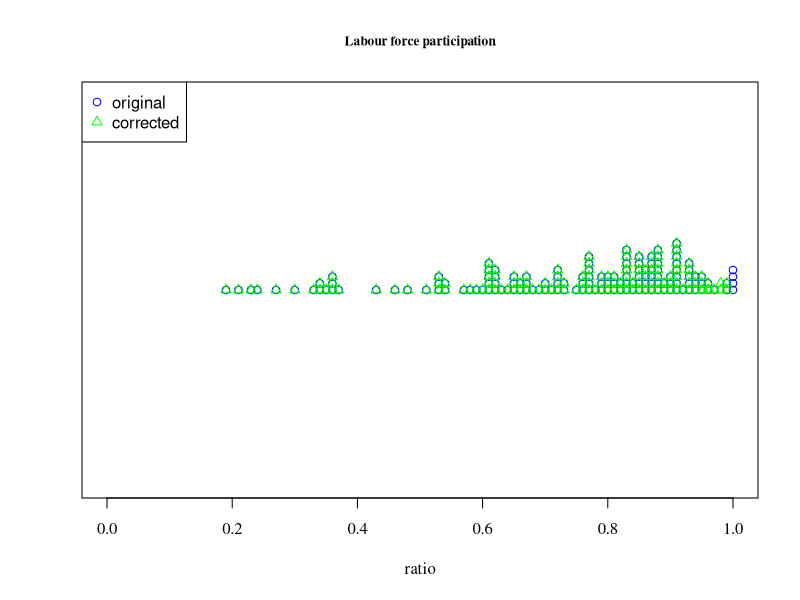
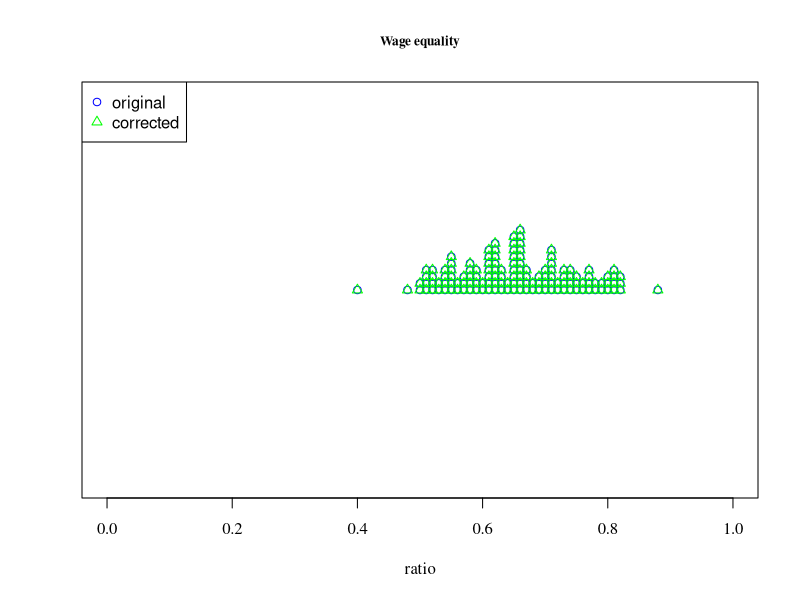
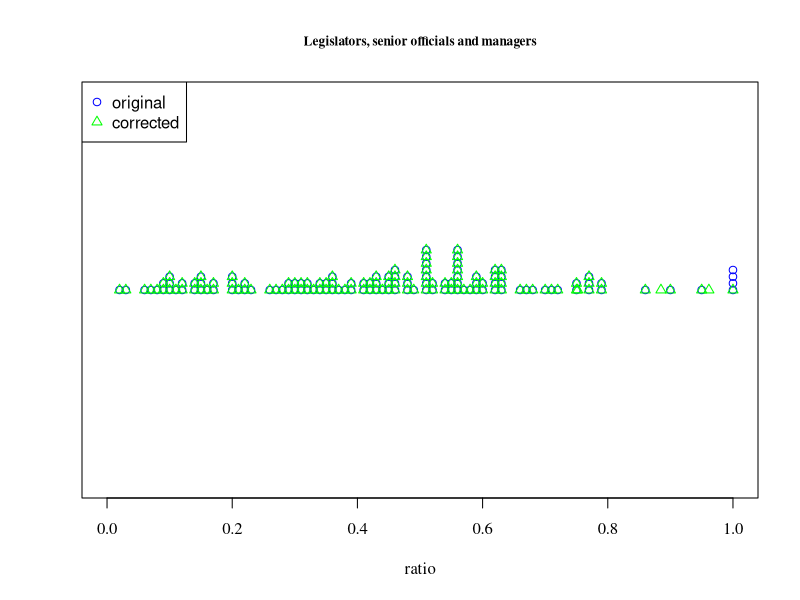
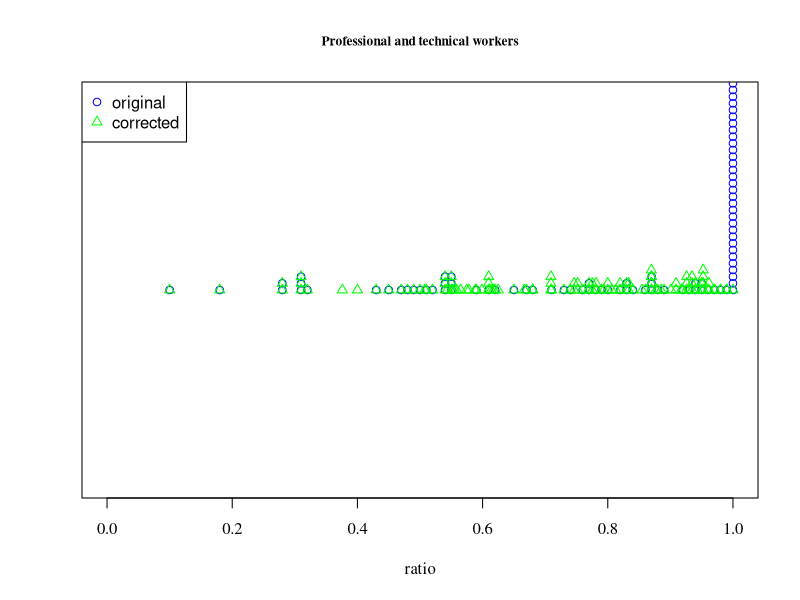
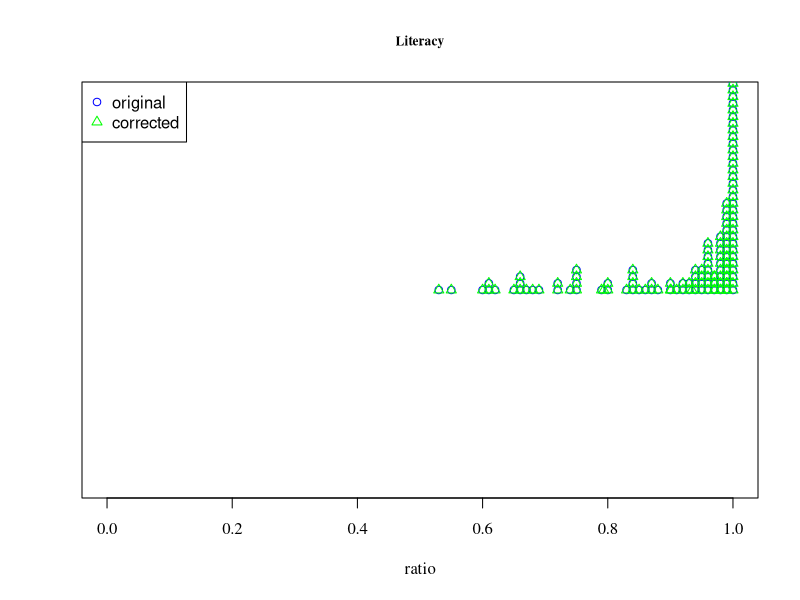
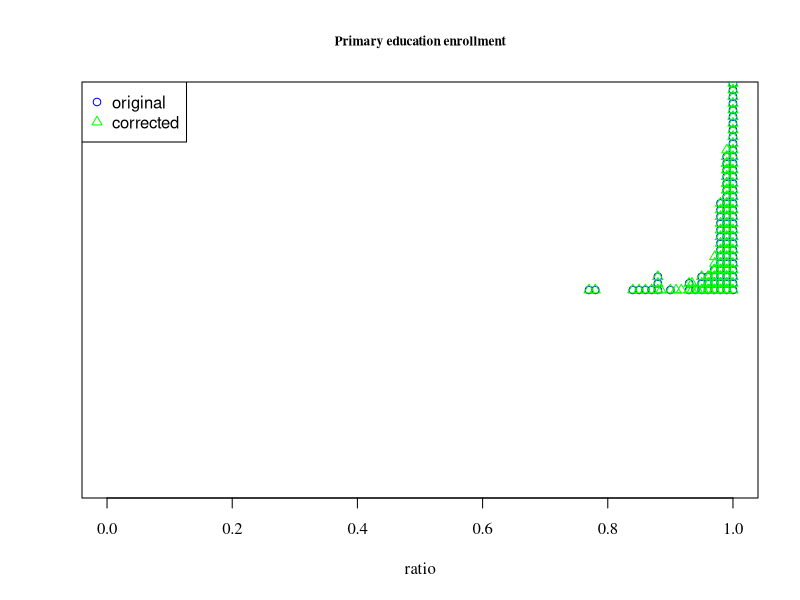
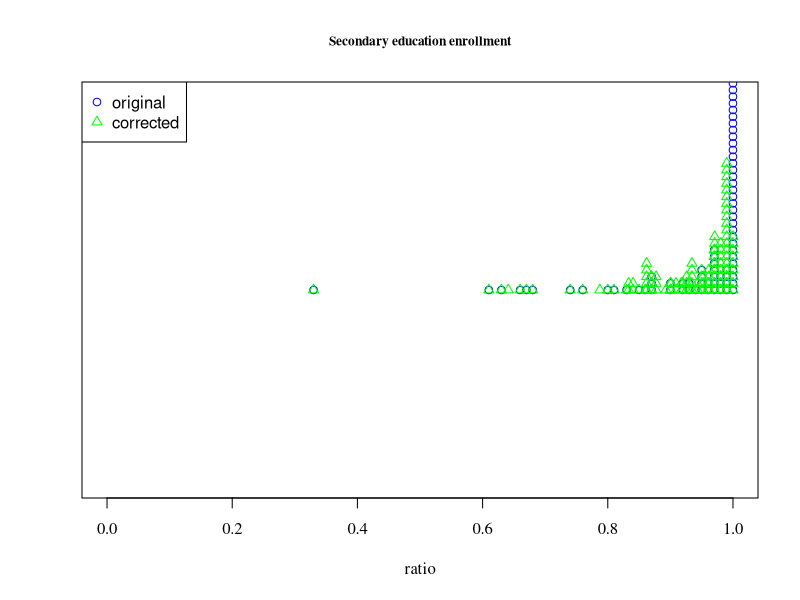
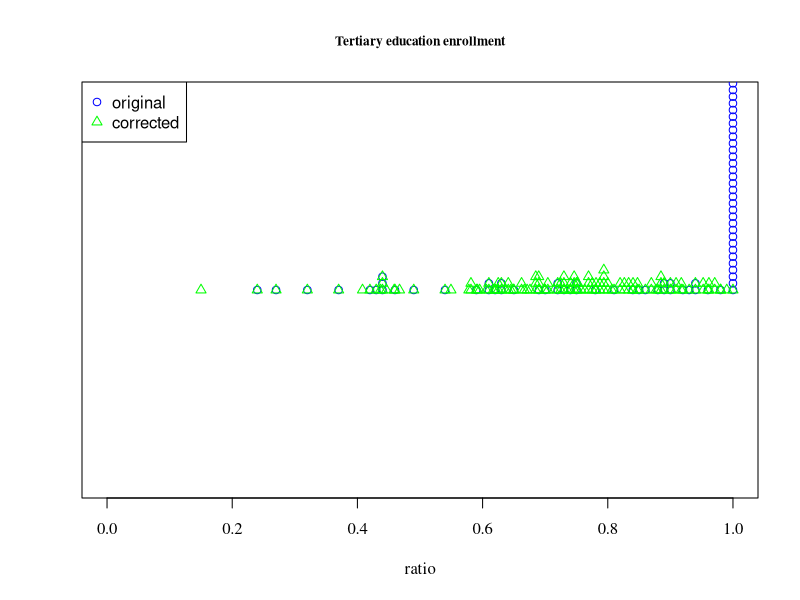

Here is the R script that generated these plots, in order:
## ---- chunk 1
library(knitr)

linechart <- function(origData, correctedData, chartLabel) {
  frame()
  stripchart(origData, method = "stack",# jitter = 0.1, offset = 1/3,
             vertical = FALSE, add = FALSE,
             at = NULL, xlim = c(0,1), ylim = NULL,
             main = chartLabel, family = "serif", ylab = "", xlab = "ratio",
             log = "", cex.main = 0.8, col="blue", pch=1)
  stripchart(correctedData, method = "stack",# jitter = 0.1, offset = 1/3,
             vertical = FALSE, add = TRUE,
             at = NULL, xlim = c(0,1), ylim = NULL,
             ylab = "", xlab = "",
             log = "", cex.main = 0.8,  col="green", pch=2)
  legend("topleft", legend = c("original", "corrected"), col=c("blue", "green"), pch=c(1,2))
}

addMoreInfoColumns <- function(dataFrame) {
  dataFrame$cRank <- rank(-dataFrame$cRatio, na.last = TRUE, ties.method = "min")
  dataFrame$change <- ifelse(dataFrame$cRank <= dataFrame$rank,
                             ifelse(dataFrame$cRank < dataFrame$rank,
                                    sprintf("↑%d", dataFrame$rank - dataFrame$cRank),
                                    "="),
                             sprintf("↓%d", dataFrame$cRank - dataFrame$rank))
  return(dataFrame)
}

## ---- chunk 2
labForcePart <- read.csv2(file = "Labour-force-participation.csv",
                   sep = ",", quote = "\"", header = FALSE, dec = ".", na.strings = c("—"),
                   col.names = c("country", "female", "male", "FM", "FMT", "rank", "cRatio"))
labForcePart <- addMoreInfoColumns(labForcePart)

wageEq <- read.csv2(file = "Wage-equality-survey.csv",
                   sep = ",", quote = "\"", header = FALSE, dec = ".", na.strings = c("—"),
                   col.names = c("country", "survey data", "FM", "FMT", "rank", "cRatio"))
wageEq <- addMoreInfoColumns(wageEq)

estEarnedIncome <- read.csv2(file = "Estimated-earned-income.csv",
                   sep = ",", quote = "\"", header = FALSE, dec = ".", na.strings = c("—"),
                   col.names = c("country", "female", "male", "female cut-off", "male cut-off", "FMT", "rank"))

legSenMan <- read.csv2(file = "Legislators,-senior-officials-and-managers.csv",
                   sep = ",", quote = "\"", header = FALSE, dec = ".", na.strings = c("—"),
                   col.names = c("country", "female", "male", "FM", "FMT", "rank", "cRatio"))
legSenMan <- addMoreInfoColumns(legSenMan)

techWorkers <- read.csv2(file = "Professional-and-technical-workers.csv",
                   sep = ",", quote = "\"", header = FALSE, dec = ".", na.strings = c("—"),
                   col.names = c("country", "female", "male", "FM", "FMT", "rank", "cRatio"))
techWorkers <- addMoreInfoColumns(techWorkers)

## ---- chunk 3
kable(labForcePart, digits = 2)
## ---- chunk 4
linechart(labForcePart$FMT, labForcePart$cRatio, "Labour force participation")
## ---- chunk 5
kable(wageEq, digits = 2)
## ---- chunk 6
linechart(wageEq$FMT, wageEq$cRatio, "Wage equality")
## ---- chunk 7
kable(estEarnedIncome, digits = 2)
## ---- chunk 8
kable(legSenMan, digits = 2)
## ---- chunk 9
linechart(legSenMan$FMT, legSenMan$cRatio, "Legislators, senior officials and managers")
## ---- chunk 10
kable(techWorkers, digits = 2)
## ---- chunk 11
linechart(techWorkers$FMT, techWorkers$cRatio, "Professional and technical workers")
## ---- chunk 12
primEd <- read.csv2(file = "Enrolment-in-primary-education.csv",
                   sep = ",", quote = "\"", header = FALSE, dec = ".", na.strings = c("—"),
                   col.names = c("country", "female", "male", "FM", "FMT", "rank", "cRatio"))
primEd <- addMoreInfoColumns(primEd)

secEd <- read.csv2(file = "Enrolment-in-secondary-education.csv",
                   sep = ",", quote = "\"", header = FALSE, dec = ".", na.strings = c("—"),
                   col.names = c("country", "female", "male", "FM", "FMT", "rank", "cRatio"))
secEd <- addMoreInfoColumns(secEd)

terEd <- read.csv2(file = "Enrolment-in-tertiary-education.csv",
                   sep = ",", quote = "\"", header = FALSE, dec = ".", na.strings = c("—"),
                   col.names = c("country", "female", "male", "FM", "FMT", "rank", "cRatio"))
terEd <- addMoreInfoColumns(terEd)

literacy <- read.csv2(file = "Literacy-rate.csv",
                   sep = ",", quote = "\"", header = FALSE, dec = ".", na.strings = c("—"),
                   col.names = c("country", "female", "male", "FM", "FMT", "rank", "cRatio"))
literacy <- addMoreInfoColumns(literacy)

## ---- chunk 13
kable(literacy, digits = 2)
## ---- chunk 14
linechart(literacy$FMT, literacy$cRatio, "Literacy")
## ---- chunk 15
kable(primEd, digits = 2)
## ---- chunk 16
linechart(primEd$FMT, primEd$cRatio, "Primary education enrollment")
## ---- chunk 17
kable(secEd, digits = 2)
## ---- chunk 18
linechart(secEd$FMT, secEd$cRatio, "Secondary education enrollment")
## ---- chunk 19
kable(terEd, digits = 2)
## ---- chunk 20
linechart(terEd$FMT, terEd$cRatio, "Tertiary education enrollment")
## ---- chunk 21
birthRatio <- read.csv2(file = "Sex-ratio-at-birth.csv",
                   sep = ",", quote = "\"", header = FALSE, dec = ".", na.strings = c("—"),
                   col.names = c("country", "female", "male", "FMT", "rank"))

healthyLife <- read.csv2(file = "Healthy-life-expectancy.csv",
                   sep = ",", quote = "\"", header = FALSE, dec = ".", na.strings = c("—"),
                   col.names = c("country", "female", "male", "FM", "FMT", "rank", "cRatio"))
healthyLife <- addMoreInfoColumns(healthyLife)
## ---- chunk 22
kable(birthRatio, digits = 2)
## ---- chunk 23
linechart(birthRatio$FMT, birthRatio$FMT, "Sex ratio at birth")
## ---- chunk 24
kable(healthyLife, digits = 2)
## ---- chunk 25
linechart(healthyLife$FMT, healthyLife$cRatio, "Sex ratio at birth")
## ---- chunk 26
womenInParliament <- read.csv2(file = "Women-in-parliament.csv",
                   sep = ",", quote = "\"", header = FALSE, dec = ".", na.strings = c("—"),
                   col.names = c("country", "female", "male", "FM", "FMT", "rank", "cRatio"))
womenInParliament <- addMoreInfoColumns(womenInParliament)

womenMinisters <- read.csv2(file = "Women-in-ministerial-positions.csv",
                   sep = ",", quote = "\"", header = FALSE, dec = ".", na.strings = c("—"),
                   col.names = c("country", "female", "male", "FM", "FMT", "rank", "cRatio"))
womenMinisters <- addMoreInfoColumns(womenMinisters)

femaleHeadOfState <- read.csv2(file = "Years-with-female-head-of-state.csv",
                   sep = ",", quote = "\"", header = FALSE, dec = ".", na.strings = c("—"),
                   col.names = c("country", "female", "male", "FM", "FMT", "rank", "cRatio"))
femaleHeadOfState <- addMoreInfoColumns(femaleHeadOfState)
## ---- chunk 27
kable(womenInParliament, digits = 2)
## ---- chunk 28
linechart(womenInParliament$FMT, womenInParliament$cRatio, "Women in parliament")
## ---- chunk 29
kable(womenMinisters, digits = 2)
## ---- chunk 30
linechart(womenMinisters$FMT, womenMinisters$cRatio, "Women in ministerial positions")
## ---- chunk 31
kable(femaleHeadOfState, digits = 2)
## ---- chunk 32
linechart(femaleHeadOfState$FMT, femaleHeadOfState$cRatio, "Years with female head of state")
